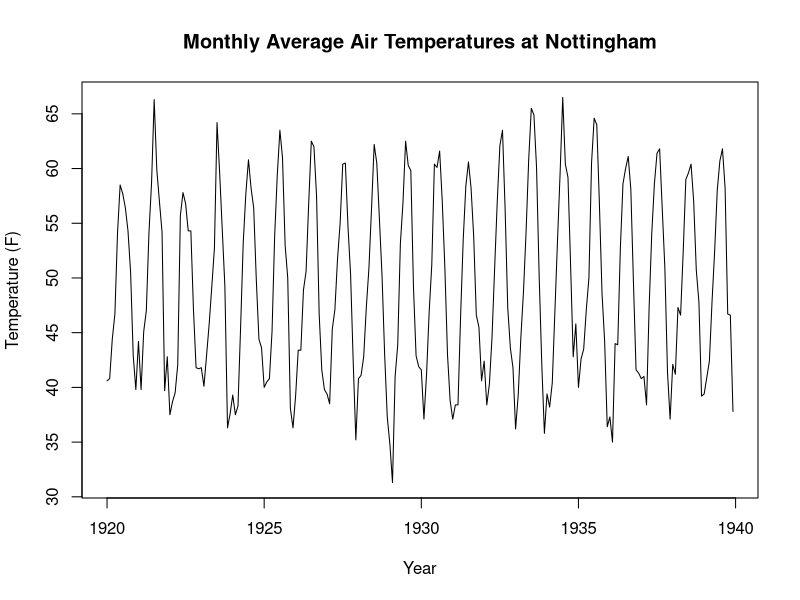
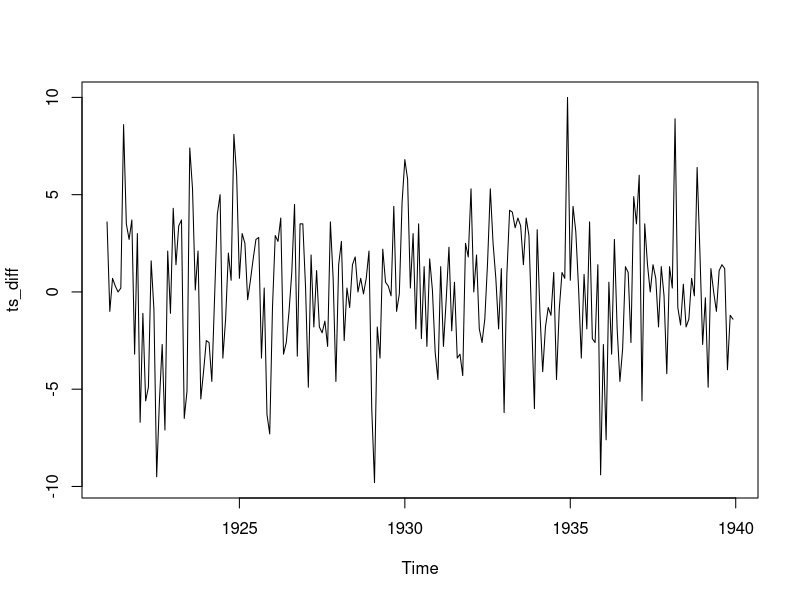
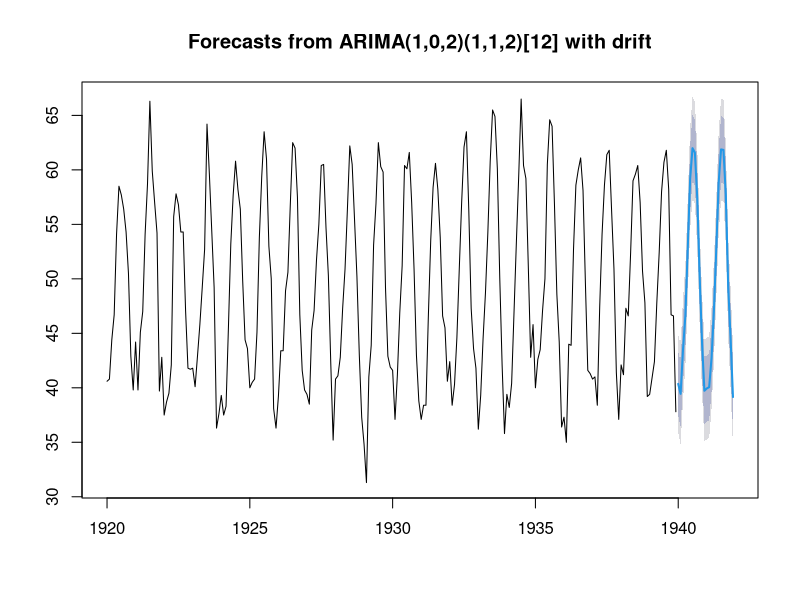

Write R code to recreate these figures, in order.
## ---- chunk 1
# Load dataset
data("nottem")

# Convert to time series object
ts_data <- nottem

## ---- chunk 2
# Plot the series
plot(ts_data, main="Monthly Average Air Temperatures at Nottingham",
     ylab="Temperature (F)", xlab="Year")
#Load forecasting libraries
library(forecast)
library(tseries)
## ---- chunk 3
#check for stationarity
adf.test(ts_data)

#apply seasonal differencing
ts_diff <- diff(ts_data, lag=12)
plot(ts_diff)
## ---- chunk 4
#Fit an ARIMA/SARIMA model
model <- auto.arima(ts_data, seasonal=TRUE)
summary(model)
## ---- chunk 5
#forecast the values
forecast_values <- forecast(model, h=24)

print(forecast_values)
plot(forecast_values)
## ---- chunk 6
#extract the forecasted values
forecast_values$mean
